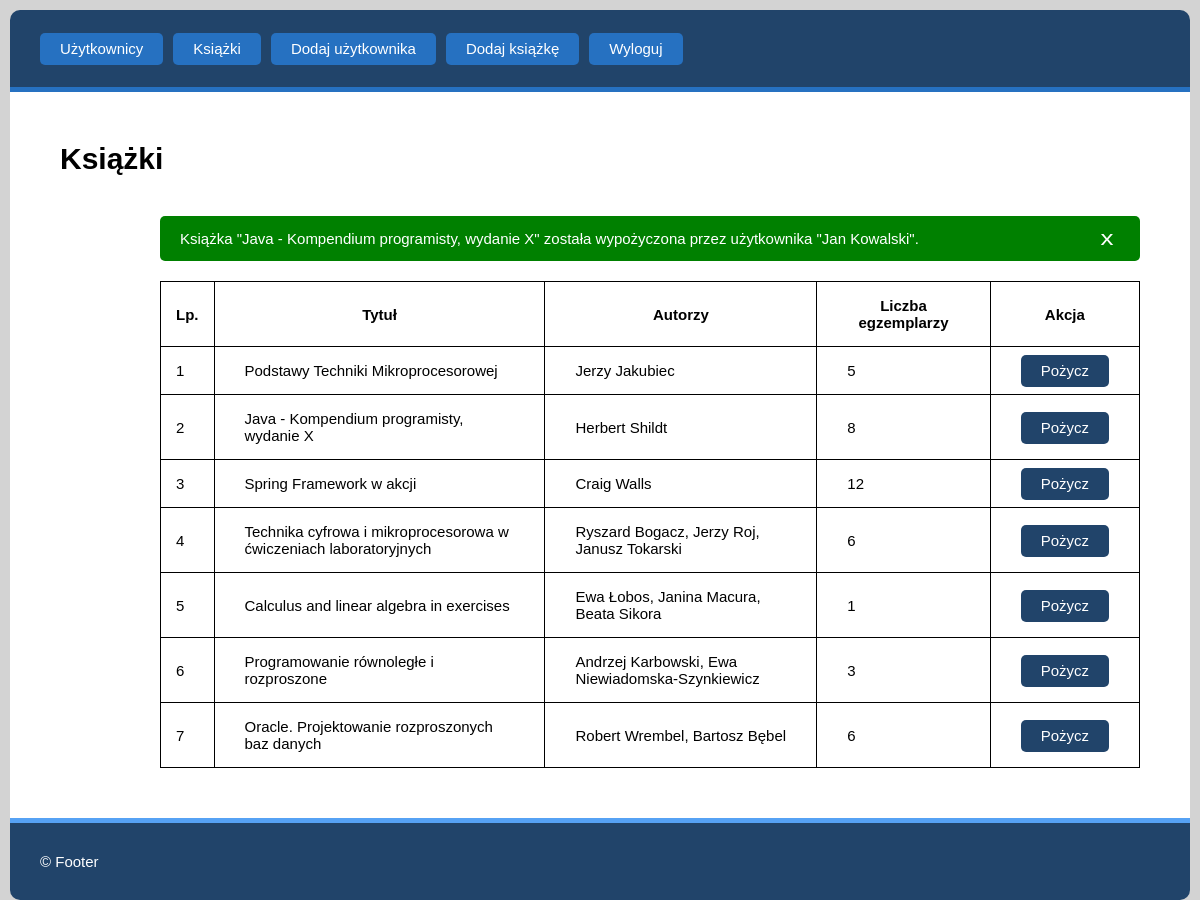
Page /index.php?action=books/rent&_bookid=2 (signed in) on the committed database.
### tables this page shows
CREATE TABLE `books` (
  `id` bigint(20) UNSIGNED NOT NULL,
  `title` varchar(100) NOT NULL,
  `authors` varchar(100) NOT NULL,
  `copies` int(10) UNSIGNED NOT NULL
);

### src/core/Renderer.php (called while the page is built, shortened)
<?php
class Renderer
{
    public function render($view, $data = array())
    {
        require_once Config::get('__MVC_VIEWS_DIR') . $view . '.php';
    }
}

### src/controllers/BooksController.php (called while the page is built, shortened)
<?php
class BooksController extends Controller
{
    private $_service;
    public function __construct()
    {
        $this->_service = BooksService::get_instance();
    }
    public function rent()
    {
        $this->_service->rent_refund_selected_book(
            'wypożyczenie', 'wypożyczona',
            "INSERT INTO books_users_binding (`user_id`, `book_id`) VALUES (?,?)",
            "UPDATE books SET copies = copies - 1 WHERE id = ?",
            true,
        );
        $result = $this->_pdo->get_data_from_db("SELECT * FROM books", BookModel::class);
        $this->renderer->render('show_books', array(
            'books_data' => $result,
            'banner_text' => $this->_service->get_banner_text(),
            'banner_active_class' => !empty($this->_service->get_banner_text()) ? 'app__banner--enabled' : '',
            'header_mode' => $_SESSION['logged_user']['user_role'] === Config::get('__ADMIN_ROLE') ? 'admin' : 'user',
            'banner_mode_class' => $this->_service->get_banner_error() ? 'app__banner--error' : 'app__banner--info',
        ));
    }
}

### src/core/MvcApplication.php (called while the page is built, shortened)
<?php
class MvcApplication
{
    private static $_instance;
    private $renderer_instance;
    private function __construct()
    {
        $this->renderer_instance = Renderer::get_instance();
        $this->render_mvc();
    }
    private function render_mvc()
    {
        try
        {
            $action_params = $this->parse_url();
            $this->controller_instance = new $controller_class_name;
            call_user_func([ $this->controller_instance, $action_params['method'] ]);
        }
        catch(LogicException $e)
        {
            $this->renderer_instance->render('_not-found');
            die;
        }
    }
    private function parse_url()
    {
        $action_type = Config::get('__MVC_DEF_METHOD');
        $separate_controller_and_method = explode('/', filter_var(rtrim($_GET['action']), FILTER_SANITIZE_URL));
        if (count($separate_controller_and_method) > 1)
        {
            $action_type = $separate_controller_and_method[1];
        }
        return array(
            'controller' => $this->parse_controller_name($separate_controller_and_method[0]),
            'method' =>     $action_type,
        );
    }
    private function parse_controller_name($controller_raw_name)
    {
        return ucfirst($controller_raw_name) . Config::get('__MVC_CONTROLLER_SUFFIX');
    }
    public static function run()
    {
        if (self::$_instance == null) self::$_instance = new MvcApplication();
    }
}

### index.php (called while the page is built, shortened)
<?php
require_once __DIR__ . __SEP__ . 'src' . __SEP__ . 'config.php';
MvcApplication::run();

### src/core/DbContext.php (called while the page is built, shortened)
<?php
class DbContext
{
    private $_db_handler;
    private function __construct()
    {
        try
        {
            $this->_db_handler = new PDO(Config::get('__DB_DSN'), Config::get('__DB_USERNAME'), Config::get('__DB_PASSWORD'),
            Config::get('__DB_INIT_COMMANDS'));
            $this->_db_handler->setAttribute(PDO::ATTR_ERRMODE, PDO::ERRMODE_EXCEPTION);
        }
        catch (PDOException $e)
        {
            echo 'Nie udało połączyć się z bazą danych.';
            die;
        }
    }
    public function get_data_from_db($sql_query, $model_clazz, $id = null)
    {
        $cursor = null;
        $data_array = array();
        if (isset($id))
        {
            $prep_statement = $this->_db_handler->prepare($sql_query);
            $prep_statement->execute(array('id_sant' => (int) $id));
            $cursor = $prep_statement;
        }
        else
        {
            $cursor = $this->_db_handler->query($sql_query);
        }
        while ($mapped_objects = $cursor->fetchObject($model_clazz))
        {
            array_push($data_array, $mapped_objects);
        }
        return $data_array;
    }
}

### src/core/Config.php (called while the page is built, shortened)
<?php
class Config
{
    private static $_values = array();
    public static function set($key, $value)
    {
        self::$_values[$key] = $value;
    }
    public static function get($key)
    {
        return self::$_values[$key];
    }
}

### src/models/BookModel.php (called while the page is built, shortened)
<?php
class BookModel
{
    protected $id;
    protected $title;
    protected $authors;
    protected $copies;
    public function get_id()
    {
        return $this->id;
    }
    public function get_title()
    {
        return $this->title;
    }
    public function get_authors()
    {
        return $this->authors;
    }
    public function get_copies()
    {
        return $this->copies;
    }
}

### src/views/show_books.php (the view, shortened to what this page needs)
<!DOCTYPE html>
<html lang="pl">
<head>
    <link rel="stylesheet" href="static/styles.css">
</head>
<body>
    <main class="app__content">
        <h1>Książki</h1>
        <div class="table-with-banner__container">
            <div id="banner-container" class="app__banner <?= $data['banner_active_class'] . ' ' . $data['banner_mode_class'] ?>">
                <?= $data['banner_text'] ?>
                <button id="close-banner-button" class="banner__close-button">x</button>
            </div>
            <?php if ($data['books_data']) { ?>
                <table class="app__table">
                    <tr>
                        <th class="cell--lp">Lp.</th>
                        <th>Tytuł</th>
                        <th>Autorzy</th>
                        <th>Liczba egzemplarzy</th>
                        <th>Akcja</th>
                    </tr>
                    <?php for ($i = 0; $i < count($data['books_data']); $i++) { ?>
                        <tr>
                            <td class="cell--lp"><?= $i + 1 ?></td>
                            <td><?= $data['books_data'][$i]->get_title() ?></td>
                            <td><?= $data['books_data'][$i]->get_authors() ?></td>
                            <td><?= $data['books_data'][$i]->get_copies() ?></td>
                            <td class="cell--center">
                                <?php if ($data['books_data'][$i]->get_copies() > 0) { ?>
                                    <a class="button--default button__variant--normal"
                                        href="index.php?action=books/rent&_bookid=<?= $data['books_data'][$i]->get_id() ?>">
                                        Pożycz
                                    </a>
                                <?php } ?>
                            </td>
                        </tr>
                    <?php } ?>
                </table>
            <?php } else { ?>
                <div class="app__banner app__banner--inline app__banner--warn">
                    Brak zapisanych książek w bibliotece. Kliknij <a href="index.php?action=books/add">tutaj</a> aby dodać pierwszą książkę.
                </div>
            <?php } ?>
        </div>
    </main>
</body>
</html>

### static/styles.css (style rules this page uses)
* { padding: 0; margin: 0; box-sizing: border-box; font-family: sans-serif; }
h1 { margin-bottom: 40px; }
body { height: 100vh; padding: 10px; display: flex; flex-direction: column; border-radius: 10px; width: 100%; font-size: 15px; background-color: lightgray; }
.app__header, .app__footer { display: flex; justify-content: flex-start; align-items: center; padding: 30px; width: 100%; color: white; background-color: #21446a; }
.app__header { border-bottom: 5px solid #2671c1; border-radius: 10px 10px 0 0; }
.header__list { display: flex; list-style-type: none; }
.header__list > li { margin-right: 10px; }
.header__list > li a.header__list__link { color: white; text-decoration: none; padding: 7px 20px 8px; background-color: #2671c1; border-radius: 5px; transition: .2s background-color linear; }
.app__footer { border-top: 5px solid #56a2f4; border-radius: 0 0 10px 10px; }
.app__content { padding: 50px; flex-grow: 1; background-color: white; }
.content__form__container, .form-with-banner__container, .table-with-banner__container { margin-left: 100px; max-width: 800px; }
.table-with-banner__container { max-width: 1100px; }
.app__table { border-collapse: collapse; width: 100%; }
.app__table td, .app__table th { padding: 15px 30px; border: 1px solid black; }
.app__table td.cell--lp, .app__table th.cell--lp { padding: 15px; width: 20px; }
.app__table td.cell--center { text-align: center; }
.app__banner { display: none; justify-content: space-between; align-items: center; margin-bottom: 20px; border-radius: 5px; padding: 10px 20px; color: white; }
.app__banner--info { background-color: green; }
.app__banner--enabled { display: flex; }
.banner__close-button { background-color: transparent; border: none; cursor: pointer; padding: 2px 8px 3px; line-height: 1; transform:scale(1.3,1); font-size: 20px; color: white; }
.button--default { width: fit-content; font-size: 15px; padding: 7px 20px 8px; border: none; cursor: pointer; }
.button__variant--normal, .button__variant--error { border-radius: 5px; transition: .2s all linear; background-color: #21446a; color: white; text-decoration: none; }

### rows in the picture
books: title "Podstawy Techniki Mikroprocesorowej", authors "Jerzy Jakubiec", copies "5"
books: title "Java - Kompendium programisty, wydanie X", authors "Herbert Shildt", copies "8"
books: title "Spring Framework w akcji", authors "Craig Walls", copies "12"
books: title "Technika cyfrowa i mikroprocesorowa w ćwiczeniach laboratoryjnych", authors "Ryszard Bogacz, Jerzy Roj, Janusz Tokarski", copies "6"
books: title "Calculus and linear algebra in exercises", authors "Ewa Łobos, Janina Macura, Beata Sikora", copies "1"
books: title "Programowanie równoległe i rozproszone", authors "Andrzej Karbowski, Ewa Niewiadomska-Szynkiewicz", copies "3"
books: title "Oracle. Projektowanie rozproszonych baz danych", authors "Robert Wrembel, Bartosz Bębel", copies "6"

### other values in the picture
$data['banner_text'] "Książka \"Java - Kompendium programisty, wydanie X\" została wypożyczona przez użytkownika \"Jan Kowalski\"."
